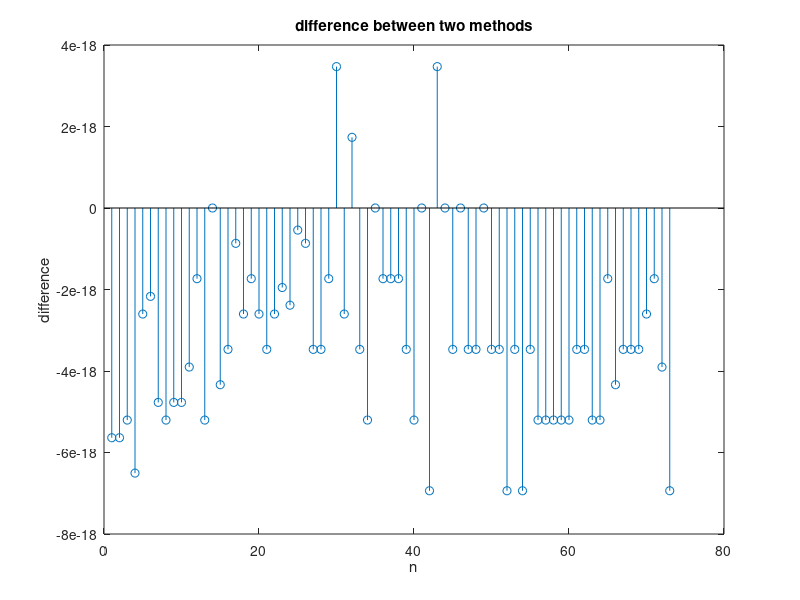

The MATLAB script that drew this image:
clear all
close all
clc

load('sig1.mat');

% create s and h
N = 50;
% N = 50, 100, 500, 1000, 10000;
M = 24;
x = sig1(1:N)';
h = ones(M, 1);
h = h / M;

% zero-padding x, h to (M + N -1)
xz = zeros(M + N - 1, 1);
xz(1:N) = x;
hz = zeros(M + N - 1, 1);
hz(1:M) = h;

% first method
tic
y_1 = ifft(fft(xz) .* fft(hz));
toc

% second method
tic
C = convmtx(h, N);
y_2 = C * x;
toc

diff = y_1 - y_2;
figure();
stem(diff)
title('difference between two methods')
xlabel('n')
ylabel('difference')